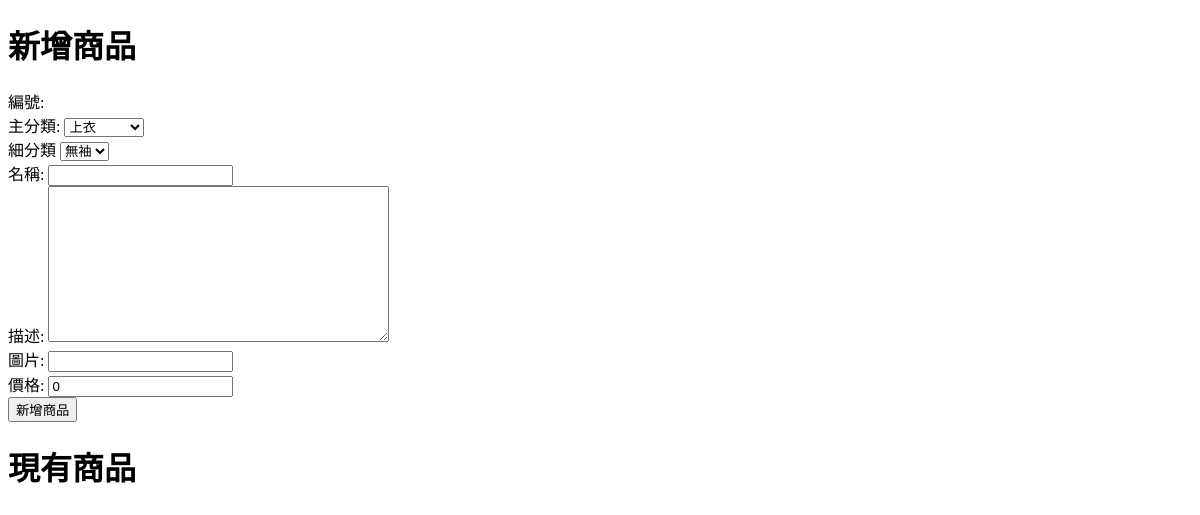
The app's page /manage_products.html/, older data.
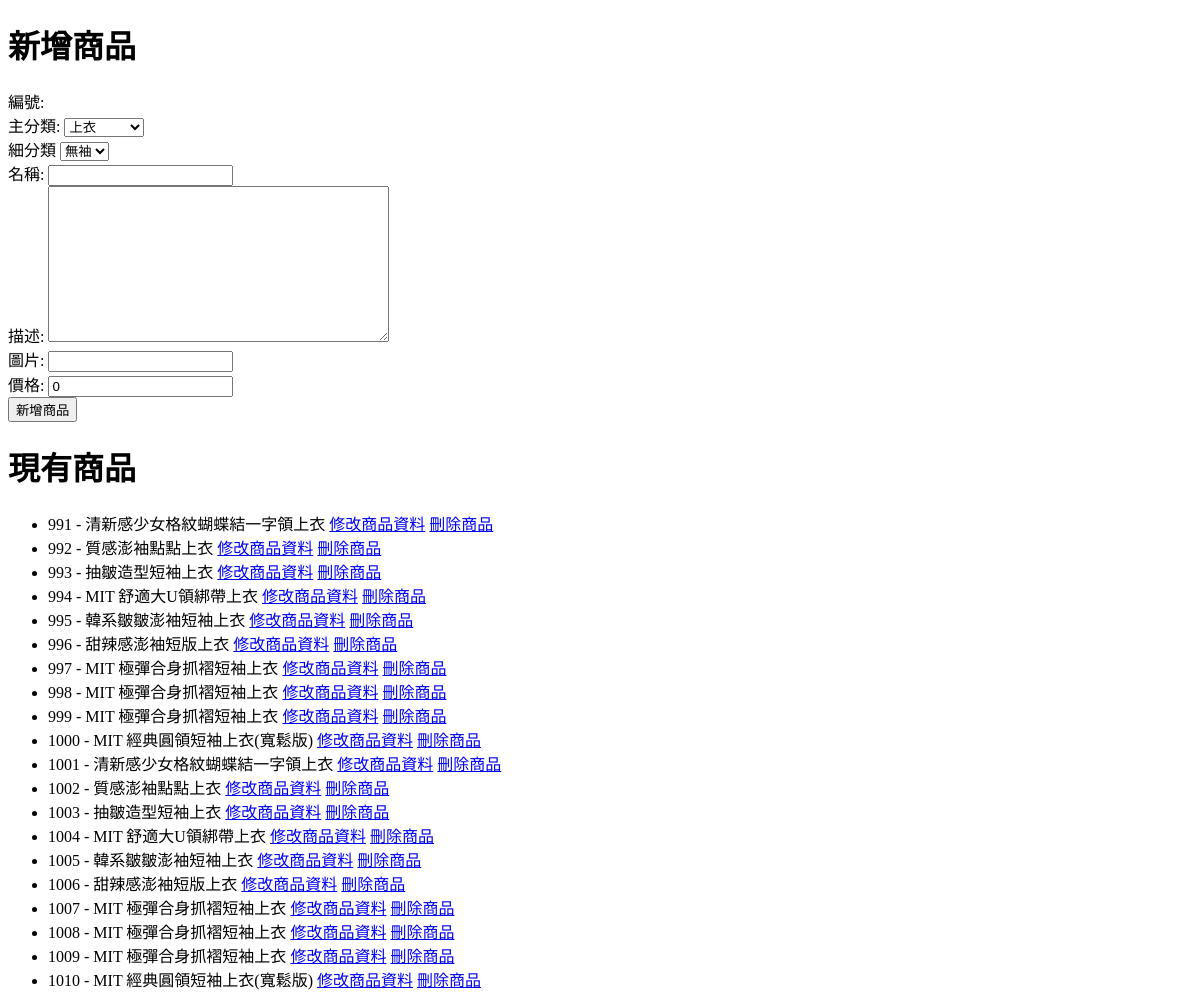
The same page, newer data.
### home/models.py (models this page shows, shortened)
class Product(models.Model):
    CATEGORY_CHOICES = [
        ('tops', '上衣'),
        ('bottoms', '下装'),
        ('dresses', '洋装'),
        ('sweaters', '毛衣'),
        ('outerwear', '外套/夾克'),
        ('homewear', '家居'),
        ('shoes', '鞋子'),
        ('bags', '包包'),
        ('accessories', '配件'),
    ]
    SUBCATEGORY_CHOICES = {
        'tops': [
            ('sleeveless', '無袖'),
            ('short_sleeve', '短袖'),
            ('long_sleeve', '長袖'),
            ('shirt', '襯衫'),
        ],
        'bottoms': [
            ('skirts', '裙類'),
            ('shorts', '短褲'),
            ('pants', '長褲'),
            ('jeans', '牛仔褲'),
        ],
        'dresses': [
            ('floral', '小碎花'),
            ('straight', '直筒'),
            ('sleeveless', '無袖'),
        ],
        'sweaters': [
            ('sweater', '毛衣'),
            ('knit_vest', '針織背心'),
            ('knit_cardigan', '針織外套'),
        ],
        'outerwear': [
            ('casual_jacket', '休閒外套'),
            ('windbreaker', '防風外套'),
            ('down_jacket', '羽絨外套'),
            ('coat', '大衣'),
        ],
        'homewear': [
            ('pajamas', '睡衣'),
            ('robe', '睡袍'),
        ],
        'shoes': [
            ('flats', '平底鞋'),
            ('dad_sneakers', '老爹鞋'),
            ('clogs', '洞洞鞋'),
        ],
        'bags': [
            ('handbag', '手提包'),
            ('backpack', '後背包'),
            ('shoulder_bag', '肩背包'),
            ('wallet', '皮夾'),
        ],
        'accessories': [
            ('jewelry', '飾品'),
            ('belt', '皮帶'),
            ('hat', '帽子'),
        ],
    }
    productNo = models.AutoField(primary_key=True,  verbose_name='商品編號')
    category = models.CharField(max_length=50, choices=CATEGORY_CHOICES, default='tops', verbose_name='商品類別')
    subcategory = models.CharField(max_length=50, default='sleeveless', verbose_name='商品子類別')
    productName = models.CharField(max_length=100, verbose_name='商品名稱')
    describe = models.TextField(verbose_name='商品描述')
    picture = models.URLField(verbose_name='圖片')
    price = models.PositiveIntegerField(default=0, verbose_name='價格')

### home/views.py (the view)
# urls.py: path('manage_products.html/', views.manage_products, name='manage_products'),
def manage_products(request):
    if request.method == 'POST':
        product_form = ProductForm(request.POST)
        store_form = StoreForm(request.POST)
        if product_form.is_valid():
            product_form.save()
            messages.success(request, '新增商品成功！')
            return redirect('manage_products')
    else:
        product_form = ProductForm()
        store_form = StoreForm()
    products = Product.objects.all()
    stores = Store.objects.all()
    return render(request, 'manage_products.html', {
        'product_form': product_form,
        'store_form': store_form,
        'products': products,
        'stores': stores
    })

### home/forms.py
class ProductForm(forms.ModelForm):
    class Meta:
        model = Product
        fields = ['productNo', 'productName', 'category', 'subcategory', 'describe', 'price', 'picture']

class StoreForm(forms.ModelForm):
    class Meta:
        model = Store
        fields = ['productNo', 'size', 'quantity']

### templates/manage_products.html (shortened to what this page needs)
<!DOCTYPE html>
<html lang="en">
<head>
</head>
<body>
    <h1>新增商品</h1>
    <form method="post">
        <div class="fieldWrapper">
            <label for="id_productNo">編號:</label>
        </div>
        <div class="fieldWrapper">
            <label for="id_category">主分類:</label>
            {{ product_form.category }}
        </div>
        <div class="fieldWrapper">
            <label for="id_subcategory">細分類</label>
            <select name="subcategory" id="id_subcategory">
                <option value="">---------</option>
            </select>
        </div>
        <div class="fieldWrapper">
            <label for="id_productName">名稱:</label>
            {{ product_form.productName }}
        </div>
        <div class="fieldWrapper">
            <label for="id_describe">描述:</label>
            {{ product_form.describe }}
        </div>
        <div class="fieldWrapper">
            <label for="id_picture">圖片:</label>
            {{ product_form.picture }}
        </div>
        <div class="fieldWrapper">
            <label for="id_price">價格:</label>
            {{ product_form.price }}
        </div>
        <button type="submit">新增商品</button>
    </form>
    <h1>現有商品</h1>
    <ul>
        {% for product in products %}
            <li>
                {{ product.productNo }} - {{ product.productName }}
                <a href="{% url 'edit_product' product.productNo %}">修改商品資料</a>
                <a href="{% url 'delete_product' product.productNo %}">刪除商品</a>
            </li>
        {% endfor %}
    </ul>
</body>
</html>

Row changes from the older to the newer data that the page shows:
added Product: productNo "991", productName "清新感少女格紋蝴蝶結一字領上衣"
added Product: productNo "992", productName "質感澎袖點點上衣"
added Product: productNo "993", productName "抽皺造型短袖上衣"
added Product: productNo "994", productName "MIT 舒適大U領綁帶上衣"
added Product: productNo "995", productName "韓系皺皺澎袖短袖上衣"
added Product: productNo "996", productName "甜辣感澎袖短版上衣"
added Product: productNo "997", productName "MIT 極彈合身抓褶短袖上衣"
added Product: productNo "998", productName "MIT 極彈合身抓褶短袖上衣"
added Product: productNo "999", productName "MIT 極彈合身抓褶短袖上衣"
added Product: productNo "1000", productName "MIT 經典圓領短袖上衣(寬鬆版)"
added Product: productNo "1001", productName "清新感少女格紋蝴蝶結一字領上衣"
added Product: productNo "1002", productName "質感澎袖點點上衣"
added Product: productNo "1003", productName "抽皺造型短袖上衣"
added Product: productNo "1004", productName "MIT 舒適大U領綁帶上衣"
added Product: productNo "1005", productName "韓系皺皺澎袖短袖上衣"
added Product: productNo "1006", productName "甜辣感澎袖短版上衣"
added Product: productNo "1007", productName "MIT 極彈合身抓褶短袖上衣"
added Product: productNo "1008", productName "MIT 極彈合身抓褶短袖上衣"
added Product: productNo "1009", productName "MIT 極彈合身抓褶短袖上衣"
added Product: productNo "1010", productName "MIT 經典圓領短袖上衣(寬鬆版)"
